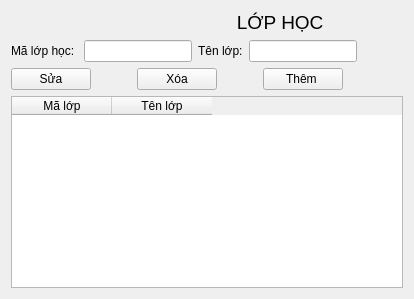
      <widget class="QWidget" name="tab_lop">
       <attribute name="title">
        <string>Lớp sinh hoạt </string>
       </attribute>
       <layout class="QGridLayout" name="gridLayout_5">
        <item row="0" column="0">
         <widget class="QLabel" name="label_2">
          <property name="font">
           <font>
            <pointsize>14</pointsize>
           </font>
          </property>
          <property name="text">
           <string/>
          </property>
         </widget>
        </item>
        <item row="3" column="0" colspan="3">
         <widget class="QTableWidget" name="TW_L_dsLop">
          <column>
           <property name="text">
            <string>Mã lớp</string>
           </property>
          </column>
          <column>
           <property name="text">
            <string>Tên lớp</string>
           </property>
          </column>
         </widget>
        </item>
        <item row="2" column="0" colspan="3">
         <layout class="QHBoxLayout" name="horizontalLayout_4">
          <item>
           <widget class="QPushButton" name="btn_L_sua">
            <property name="text">
             <string>Sửa</string>
            </property>
           </widget>
          </item>
          <item>
           <spacer name="horizontalSpacer_8">
            <property name="orientation">
             <enum>Qt::Horizontal</enum>
            </property>
            <property name="sizeType">
             <enum>QSizePolicy::Minimum</enum>
            </property>
            <property name="sizeHint" stdset="0">
             <size>
              <width>40</width>
              <height>20</height>
             </size>
            </property>
           </spacer>
          </item>
          <item>
           <widget class="QPushButton" name="btn_L_xoa">
            <property name="text">
             <string>Xóa</string>
            </property>
           </widget>
          </item>
          <item>
           <spacer name="horizontalSpacer_9">
            <property name="orientation">
             <enum>Qt::Horizontal</enum>
            </property>
            <property name="sizeType">
             <enum>QSizePolicy::Minimum</enum>
            </property>
            <property name="sizeHint" stdset="0">
             <size>
              <width>40</width>
              <height>20</height>
             </size>
            </property>
           </spacer>
          </item>
          <item>
           <widget class="QPushButton" name="btn_L_them">
            <property name="text">
             <string>Thêm </string>
            </property>
           </widget>
          </item>
          <item>
           <spacer name="horizontalSpacer_10">
            <property name="orientation">
             <enum>Qt::Horizontal</enum>
            </property>
            <property name="sizeHint" stdset="0">
             <size>
              <width>40</width>
              <height>20</height>
             </size>
            </property>
           </spacer>
          </item>
         </layout>
        </item>
        <item row="0" column="1">
         <widget class="QLabel" name="label_15">
          <property name="font">
           <font>
            <pointsize>14</pointsize>
           </font>
          </property>
          <property name="text">
           <string> LỚP HỌC</string>
          </property>
          <property name="alignment">
           <set>Qt::AlignCenter</set>
          </property>
         </widget>
        </item>
        <item row="1" column="0">
         <layout class="QFormLayout" name="formLayout_9">
          <item row="0" column="0">
           <widget class="QLabel" name="label_4">
            <property name="text">
             <string>Mã lớp học: </string>
            </property>
           </widget>
          </item>
          <item row="0" column="1">
           <widget class="QLineEdit" name="txt_L_malop">
            <property name="sizePolicy">
             <sizepolicy hsizetype="Fixed" vsizetype="Fixed">
              <horstretch>0</horstretch>
              <verstretch>0</verstretch>
             </sizepolicy>
            </property>
           </widget>
          </item>
         </layout>
        </item>
        <item row="1" column="1">
         <layout class="QFormLayout" name="formLayout_10">
          <item row="0" column="0">
           <widget class="QLabel" name="label_5">
            <property name="text">
             <string>Tên lớp:</string>
            </property>
           </widget>
          </item>
          <item row="0" column="1">
           <widget class="QLineEdit" name="txt_L_tenlop">
            <property name="sizePolicy">
             <sizepolicy hsizetype="Minimum" vsizetype="Fixed">
              <horstretch>0</horstretch>
              <verstretch>0</verstretch>
             </sizepolicy>
            </property>
           </widget>
          </item>
         </layout>
        </item>
        <item row="1" column="2">
         <spacer name="horizontalSpacer_11">
          <property name="orientation">
           <enum>Qt::Horizontal</enum>
          </property>
          <property name="sizeHint" stdset="0">
           <size>
            <width>40</width>
            <height>20</height>
           </size>
          </property>
         </spacer>
        </item>
       </layout>
      </widget>
